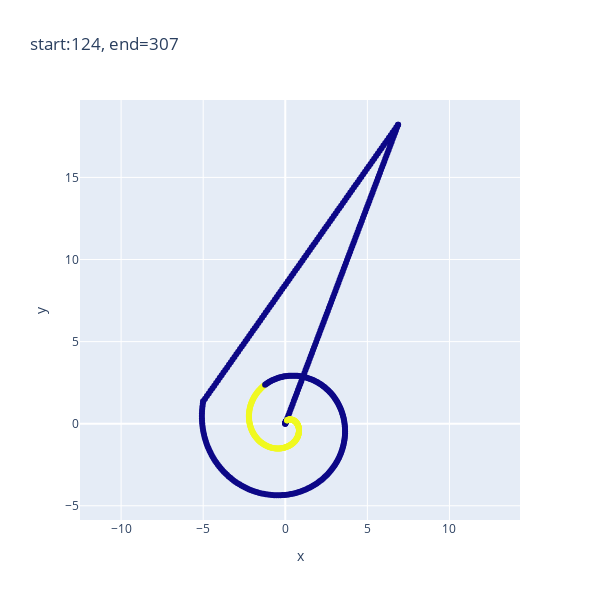

Notebook cell for this chart:
### Code cell
# idx = np.random.randint(len(data))
# curr_data = data[idx]

# curr_data['x'] -= curr_data['x'].mean()
# curr_data['y'] -= curr_data['y'].mean()

# curr_data['x'] /= curr_data['x'].std()
# curr_data['y'] /= curr_data['y'].std()


pred = net(curr_data['x'], curr_data['y'])

start_diff = np.abs(pred[0] - curr_data['start'])
end_diff = np.abs(pred[1] - curr_data['end'])

print(f'start_diff: {start_diff}')
print(f'end_diff: {end_diff}')

plot_route(curr_data['x'], curr_data['y'], pred[0], pred[1])

### Figure 1 — Plotly figure (JSON) as saved in the notebook; plotly's stock layout.template omitted (floating-point values rounded to 4 significant figures; data arrays with more than 128 entries replaced by an {"elided": "..."} marker saying what was removed)
{"data": [{"hovertemplate": "x=%{x}<br>y=%{y}<br>color=%{marker.color}<extra></extra>", "legendgroup": "", "marker": {"color": {"elided": "603 int values"}, "coloraxis": "coloraxis", "symbol": "circle"}, "mode": "markers", "name": "", "orientation": "v", "showlegend": false, "type": "scatter", "x": {"elided": "603 float values"}, "xaxis": "x", "y": {"elided": "603 float values"}, "yaxis": "y"}], "layout": {"coloraxis": {"colorbar": {"title": {"text": "color"}}, "colorscale": [[0, "#0d0887"], [0.1111, "#46039f"], [0.2222, "#7201a8"], [0.3333, "#9c179e"], [0.4444, "#bd3786"], [0.5556, "#d8576b"], [0.6667, "#ed7953"], [0.7778, "#fb9f3a"], [0.8889, "#fdca26"], [1, "#f0f921"]], "showscale": false}, "height": 600, "legend": {"tracegroupgap": 0}, "title": {"text": "start:124, end=307"}, "width": 600, "xaxis": {"anchor": "y", "autorange": true, "domain": [0, 1], "range": [-12.5, 14.3], "title": {"text": "x"}, "type": "linear"}, "yaxis": {"anchor": "x", "autorange": true, "domain": [0, 1], "range": [-5.867, 19.72], "scaleanchor": "x", "scaleratio": 1, "title": {"text": "y"}, "type": "linear"}}}
